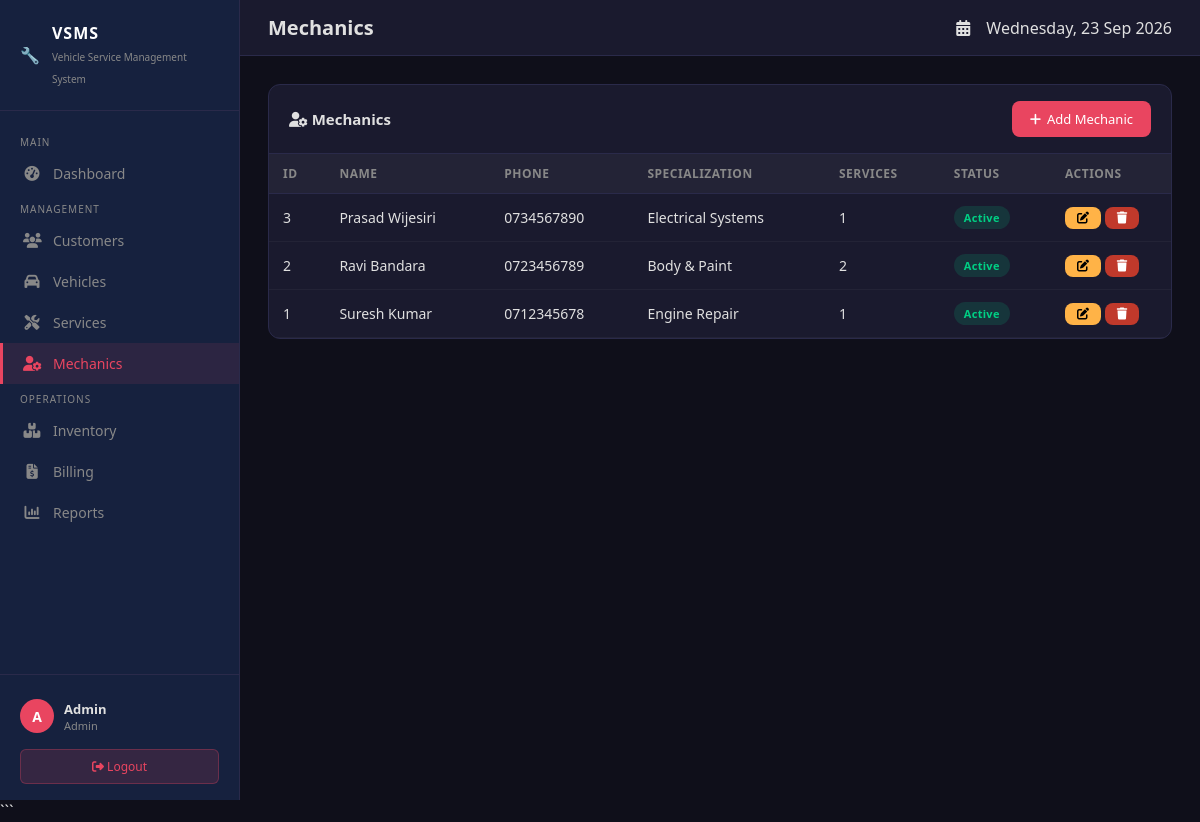
/vsms/modules/mechanics/index.php (signed in), run on the app's committed database.
### tables this page shows
CREATE TABLE IF NOT EXISTS mechanics (
  mechanic_id     INT AUTO_INCREMENT PRIMARY KEY,
  name            VARCHAR(100) NOT NULL,
  phone           VARCHAR(20),
  specialization  VARCHAR(100),
  status          ENUM('Active','Inactive') DEFAULT 'Active',
  created_at      DATETIME DEFAULT CURRENT_TIMESTAMP
);

### vsms/modules/mechanics/index.php (the view, shortened to what this page needs)
<?php
require_once $_SERVER["DOCUMENT_ROOT"]."/vsms/includes/header.php";
$stmt = $pdo->query("
    SELECT
        m.*,
        COUNT(s.service_id) AS total_services
    FROM mechanics m
    LEFT JOIN services s
        ON m.mechanic_id = s.mechanic_id
    GROUP BY m.mechanic_id
    ORDER BY m.mechanic_id DESC
");
$mechanics = $stmt->fetchAll(PDO::FETCH_ASSOC);
?>
<div class="card">
    <div class="card-header">
        <h3>
            <i class="fas fa-user-cog"></i>
            Mechanics
        </h3>
        <a href="add.php" class="btn btn-primary">
            <i class="fas fa-plus"></i>
            Add Mechanic
        </a>
    </div>
    <div class="table-responsive">
        <table class="table">
            <thead>
                <tr>
                    <th>ID</th>
                    <th>Name</th>
                    <th>Phone</th>
                    <th>Specialization</th>
                    <th>Services</th>
                    <th>Status</th>
                    <th width="120">Actions</th>
                </tr>
            </thead>
            <tbody>
            <?php if (empty($mechanics)): ?>
                <tr>
                    <td colspan="7" style="text-align:center;">
                        No mechanics found.
                    </td>
                </tr>
            <?php else: ?>
                <?php foreach ($mechanics as $m): ?>
                <tr>
                    <td><?= $m['mechanic_id'] ?></td>
                    <td>
                        <?= htmlspecialchars($m['name']) ?>
                    </td>
                    <td>
                        <?= htmlspecialchars($m['phone']) ?>
                    </td>
                    <td>
                        <?= htmlspecialchars($m['specialization']) ?>
                    </td>
                    <td>
                        <?= $m['total_services'] ?>
                    </td>
                    <td>
                        <?php if ($m['status'] === 'Active'): ?>
                            <span class="badge badge-success">
                                Active
                            </span>
                        <?php else: ?>
                            <span class="badge badge-secondary">
                                Inactive
                            </span>
                        <?php endif; ?>
                    </td>
                    <td>
                        <a
                            href="edit.php?id=<?= $m['mechanic_id'] ?>"
                            class="btn btn-warning btn-sm">
                            <i class="fas fa-edit"></i>
                        </a>
                        <a
                            href="delete.php?id=<?= $m['mechanic_id'] ?>"
                            class="btn btn-danger btn-sm"
                            onclick="return confirm('Delete this mechanic?')">
                            <i class="fas fa-trash"></i>
                        </a>
                    </td>
                </tr>
                <?php endforeach; ?>
            <?php endif; ?>
            </tbody>
        </table>
    </div>
</div>
<?php require_once $_SERVER["DOCUMENT_ROOT"]."/vsms/includes/footer.php"; ?>

### vsms/assets/style.css (style rules this page uses)
* { margin: 0; padding: 0; box-sizing: border-box; }
:root { --bg-dark: #0f0f1a; --bg-card: #1a1a2e; --bg-sidebar: #16213e; --accent: #0f3460; --primary: #e94560; --success: #00d084; --warning: #ffb347; --info: #4fc3f7; --text: #e0e0e0; --text-muted: #888; --border: #2a2a4a; }
body { font-family: 'Segoe UI', Tahoma, sans-serif; background: var(--bg-dark); color: var(--text); min-height: 100vh; }
.card { background: var(--bg-card); border: 1px solid var(--border); border-radius: 12px; overflow: hidden; }
.card-header { padding: 16px 20px; border-bottom: 1px solid var(--border); display: flex; align-items: center; justify-content: space-between; }
.card-header h3 { font-size: 15px; font-weight: 600; }
.table-responsive { overflow-x: auto; }
table { width: 100%; border-collapse: collapse; }
thead th { background: rgba(255,255,255,0.04); padding: 11px 14px; text-align: left; font-size: 12px; color: var(--text-muted); text-transform: uppercase; letter-spacing: 0.5px; border-bottom: 1px solid var(--border); }
tbody tr { border-bottom: 1px solid rgba(255,255,255,0.04); transition: background 0.15s; }
tbody td { padding: 12px 14px; font-size: 14px; }
.btn { display: inline-flex; align-items: center; gap: 6px; padding: 9px 18px; border-radius: 8px; border: none; cursor: pointer; font-size: 13px; font-weight: 500; text-decoration: none; transition: all 0.2s; }
.btn-primary { background: var(--primary); color: #fff; }
.btn-warning { background: var(--warning); color: #000; }
.btn-danger { background: #c0392b; color: #fff; }
.btn-sm { padding: 5px 12px; font-size: 12px; }
.badge { display: inline-block; padding: 4px 10px; border-radius: 20px; font-size: 11px; font-weight: 600; letter-spacing: 0.3px; }
.badge-success { background: rgba(0,208,132,0.15); color: var(--success); }

### data on the page
mechanics: mechanic_id "3", name "Prasad Wijesiri", phone "0734567890", specialization "Electrical Systems", total_services "1", status "Active"
mechanics: mechanic_id "2", name "Ravi Bandara", phone "0723456789", specialization "Body & Paint", total_services "2", status "Active"
mechanics: mechanic_id "1", name "Suresh Kumar", phone "0712345678", specialization "Engine Repair", total_services "1", status "Active"

### other printed values
substr($_SESSION['user_name'] ?? 'U', 0, 1) "A"
$_SESSION['user_name'] "Admin"
$_SESSION['user_role'] "Admin"
$pageTitle "Mechanics"
